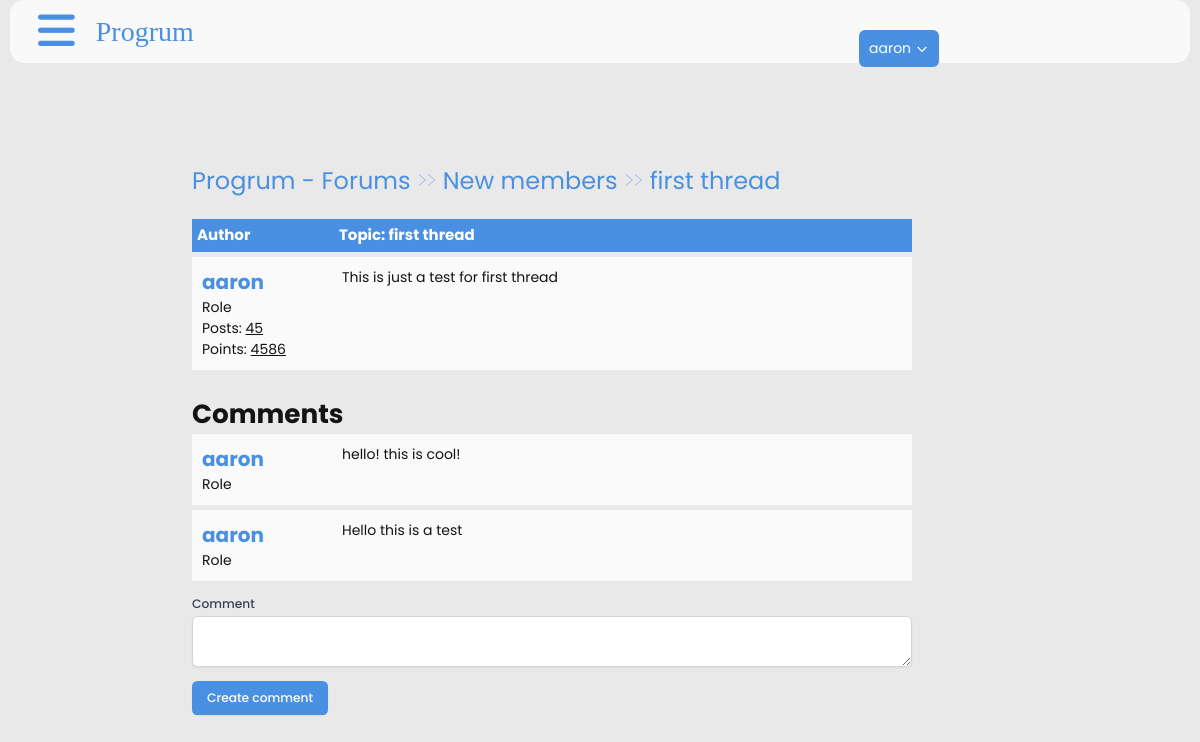
/threads/first-thread-1/ (signed in), run on the app's committed database.
### thread/models.py (models this page shows, shortened)
class Thread(models.Model):
    forum = models.ForeignKey(
        Forum, related_name='threads', on_delete=models.PROTECT)
    title = models.CharField(max_length=100)
    created_by = models.ForeignKey(User, on_delete=models.CASCADE)
    body = models.TextField()
    slug = models.SlugField(unique=True)
    created_at = models.DateTimeField(auto_now_add=True)
    updated_at = models.DateTimeField(auto_now=True)
    views = models.PositiveIntegerField(default=0)

### forum/models.py (models this page shows, shortened)
class Forum(models.Model):
    name = models.CharField(max_length=100)
    description = models.TextField()
    slug = models.SlugField(unique=True)

### post/models.py (models this page shows, shortened)
class Post(models.Model):
    thread = models.ForeignKey(Thread, related_name='posts', on_delete=models.CASCADE)
    author = models.ForeignKey(User, on_delete=models.CASCADE)
    body = models.TextField()
    slug = models.SlugField()
    created_at = models.DateTimeField(auto_now_add=True)
    updated_at = models.DateTimeField(auto_now=True)

### thread/views.py (the view)
# urls.py: path("<slug:slug>/", views.thread_page, name="thread_page"),
def thread_page(request, slug):
    try:
        thread = get_object_or_404(Thread, slug=slug)
        thread.views += 1
        thread.save()
        posts = Post.objects.filter(thread=thread).order_by('created_at')
    except Thread.DoesNotExist:
        raise Http404("Thread does not exist")
    return render(request, 'threads/thread_page.html', {'thread': thread, 'posts': posts})

### thread/templates/threads/thread_page.html (shortened to what this page needs)
{% extends '_base.html' %}
{% block content %}
  <div class="container">
    <div class="navigate">
      <span><a href="{% url 'index' %}">Progrum - Forums</a> >> <a href="{% url 'forum_detail' thread.forum.slug %}">{{ thread.forum.name }}</a> >> <a href="">{{ thread.title }}</a></span>
    </div>
    <div class="topic-container">
      <div class="head">
        <div class="authors">Author</div>
        <div class="content">Topic: {{ thread.title }}</div>
      </div>
      <div class="body">
        <div class="authors">
          <div class="username">
            <a href="">{{ thread.created_by }}</a>
          </div>
          <div>Role</div>
          <div>
            Posts: <u>45</u>
          </div>
          <div>
            Points: <u>4586</u>
          </div>
        </div>
        <div class="content">{{ thread.body }}</div>
      </div>
    </div>
    <h2 class="mt-8">Comments</h2>
    {% for post in posts %}
      <div class="comments-container">
        <div class="body">
          <div class="authors">
            <div class="username">
              <a href="">{{ post.author }}</a>
            </div>
            <div>Role</div>
          </div>
          <div class="content">{{ post.body }}</div>
        </div>
      </div>
    {% endfor %}
    <form action="{% url 'create_post' thread.slug %}" method="post" class="mt-4">
      <div class="mb-4">
        <label for="body" class="block text-sm font-medium text-gray-700">Comment</label>
        <textarea name="body" id="body" class="mt-1 block w-full px-3 py-2 border border-gray-300 rounded-md shadow-sm focus:outline-none focus:ring-indigo-500 focus:border-indigo-500 sm:text-sm" required></textarea>
      </div>
      <button type="submit" class="btn">Create comment</button>
    </form>
  </div>
{% endblock %}

### templates/_base.html (shortened to what this page needs)
{% load compress %}
{% load static %}
<!DOCTYPE html>
<html lang="en">
  <head>
    <link rel="stylesheet" href="https://cdnjs.cloudflare.com/ajax/libs/font-awesome/6.0.0/css/all.min.css" />
    {% compress css %}
    <link rel="stylesheet" href="{% static 'src/output.css' %}" />
    <link rel="stylesheet" href="{% static 'css/style.css' %}" />
    {% endcompress %}
  </head>
  <body class="">
    <header>
      <div class="navbar">
        <a class="bar-icon" id="iconBar" onclick="hideIconBar()"><i class="fa fa-bars"></i></a>
        <div class="brand">Progrum</div>
      </div>
      <ul class="search-box flex">
        {% if user.is_authenticated %}
          <li class="mx-2 relative">
            <button id="dropdownButton" class="flex items-center">
              {{ user.username }}
              <svg class="ml-1 w-4 h-4" fill="none" stroke="currentColor" viewBox="0 0 24 24">
                <path stroke-linecap="round" stroke-linejoin="round" stroke-width="2" d="M19 9l-7 7-7-7"></path>
              </svg>
            </button>
          </li>
        {% endif %}
      </ul>
    </header>
    <main class="container mx-auto mt-4">
      <div class="mx-4 lg:mx-32">
        {% block content %}
        {% endblock %}
      </div>
    </main>
  </body>
</html>

### static/css/style.css (style rules this page uses)
* { box-sizing: border-box; }
html { font-size: 14px; font-family: "Poppins", sans-serif; background-color: rgb(233, 233, 233); color: #111314; }
a { color: #4a90e2; font-weight: bolder; text-decoration: none; }
.container { margin: 20px; padding: 20px; }
header { margin-inline: 10px; }
.navbar { display: flex; align-items: center; background-color: #f9f9f9; border-radius: 1rem; }
.bar-icon { font-size: 3rem; display: inline-block; margin-left: 2rem; color: #4a90e2; cursor: pointer; }
.brand { font-size: 2rem; display: inline-block; margin-left: 1.5rem; color: #4a90e2; font-family: aquire; }
.search-box button { padding: 8px 10px; background-color: #4a90e2; color: #fff; border: none; border-radius: 6px; font-size: 14px; cursor: pointer; transition: background-color 0.3s ease, transform 0.2s ease; white-space: nowrap; }
@media (min-width: 769px) { .search-box { position: absolute; top: 30px; left: 71%; width: 27%; margin: 0; } }
.navigate { margin-block: 20px; font-weight: lighter; font-size: 24px; color: #4a90e2; }
.navigate a { color: #4a90e2; }
.head { display: flex; background-color: #4a90e2; padding: 5px; font-weight: bold; font-size: 15px; color: #ffffff; }
.authors { flex: 20%; }
.content { flex: 80%; }
.body { display: flex; background-color: #fafafa; padding: 10px; margin-top: 5px; }
.body .authors .username { font-size: 20px; }

### data on the page
Thread: forum.name "New members", title "first thread", created_by "aaron", body "This is just a test for first thread"
Post: author "aaron", body "hello! this is cool!"
Post: author "aaron", body "Hello this is a test"

### other printed values
{{ user.username }} "aaron"
